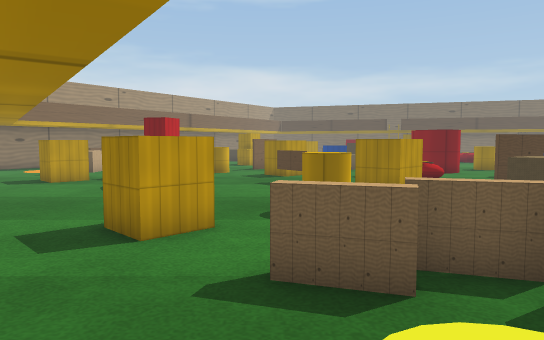
View 1 (above)

24 first-person views from a walk through a 3-D level made in the Unity game engine. The camera is 1.4 m above the floor, tilts 4° down and sees 70° across. The floor is counted in squares, 1 m on a side. Each view is taken from the middle of a square. On the plan, view 1 faces up. The plan holds only what a view shows up to about 16 squares ahead; the rest is blank. The place goes on beyond the plan. The player character is not drawn.

View 2
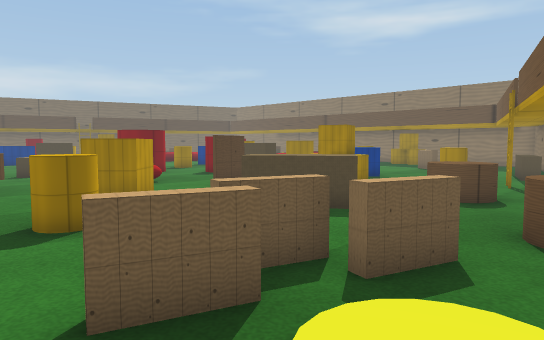

View 3
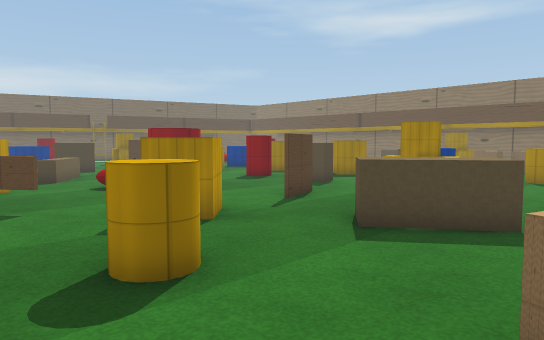

View 4
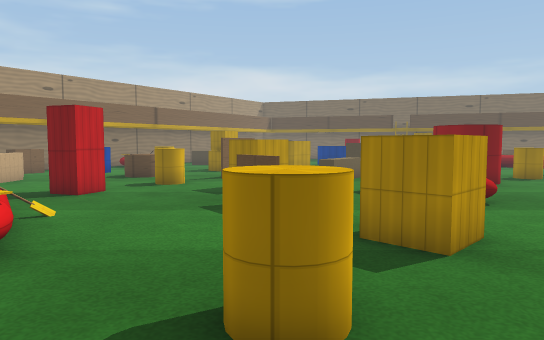

View 5
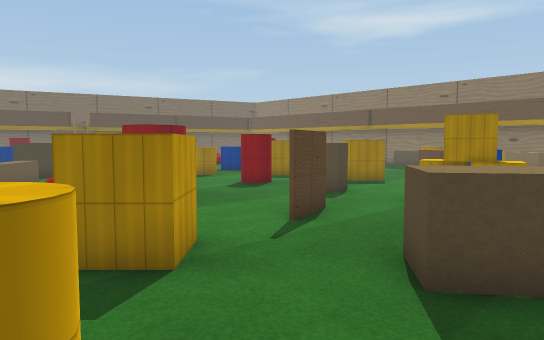

View 6
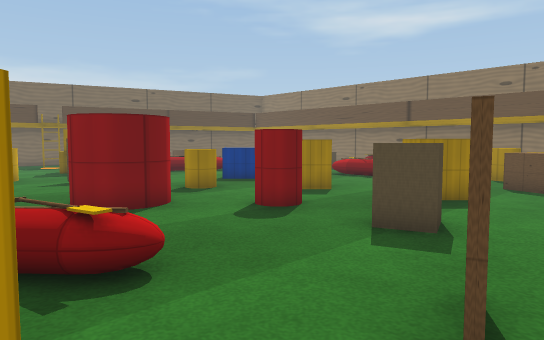

View 7
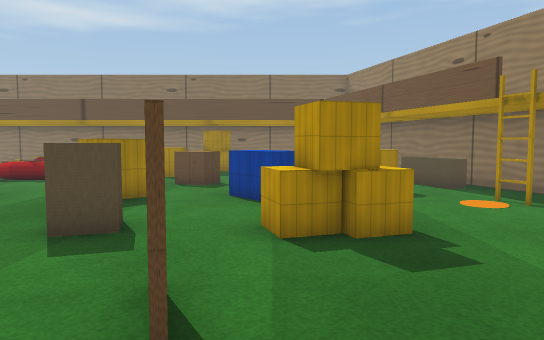

View 8
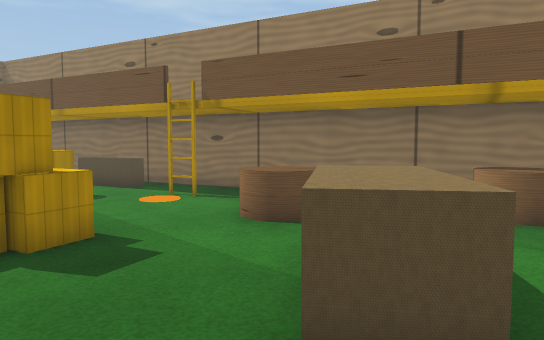

View 9
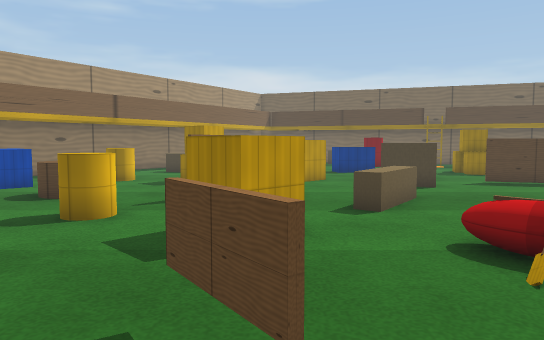

View 10
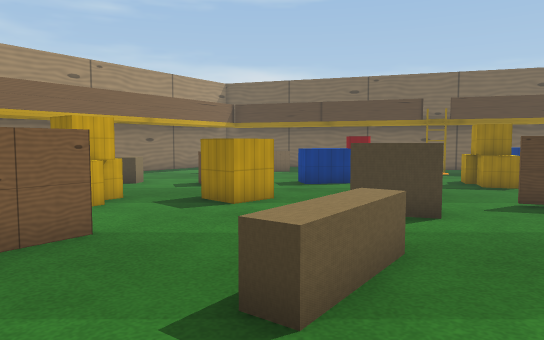

View 11
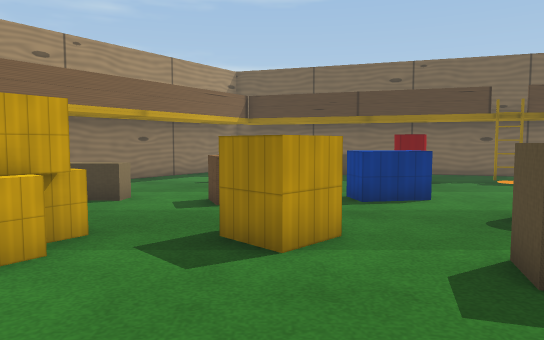

View 12
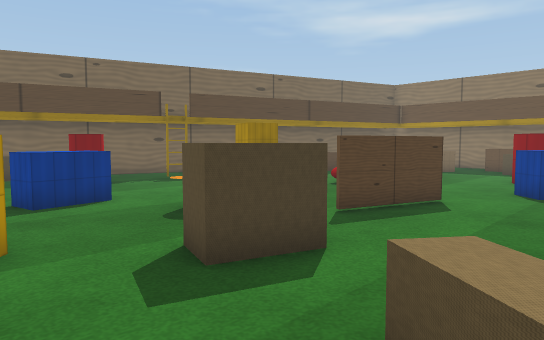

View 13
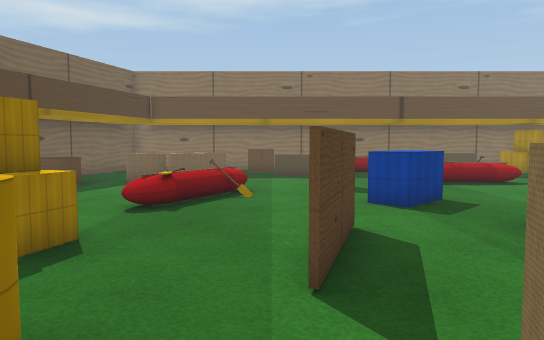

View 14
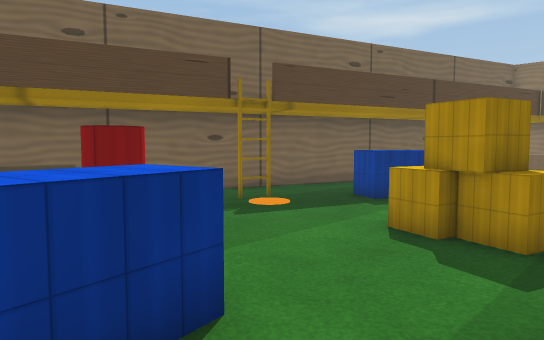

View 15
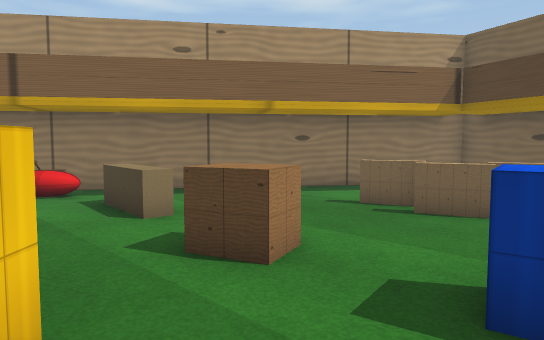

View 16
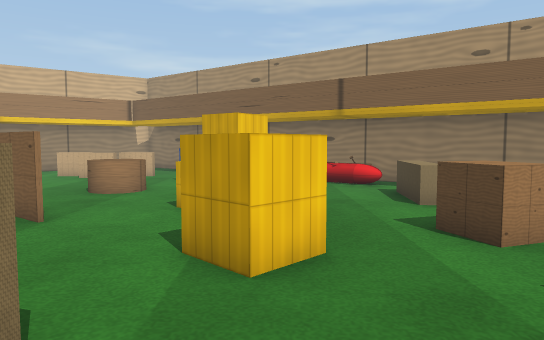

View 17
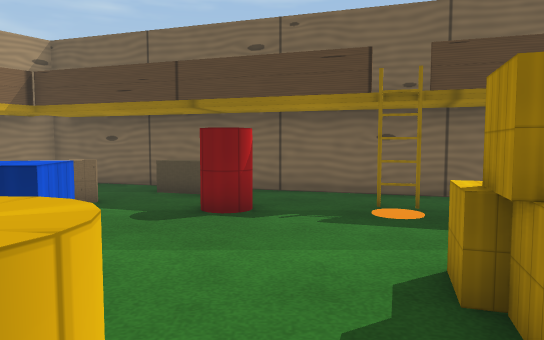

View 18
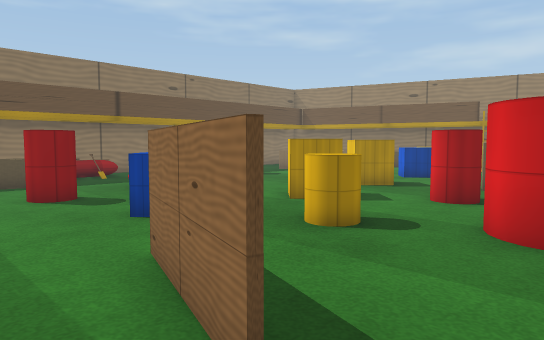

View 19
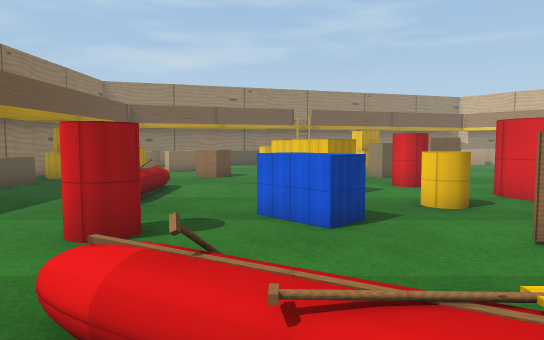

View 20
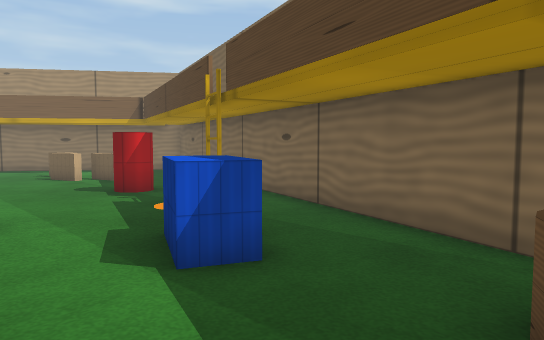

View 21
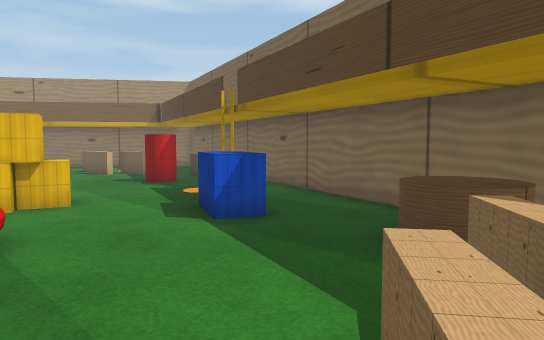

View 22
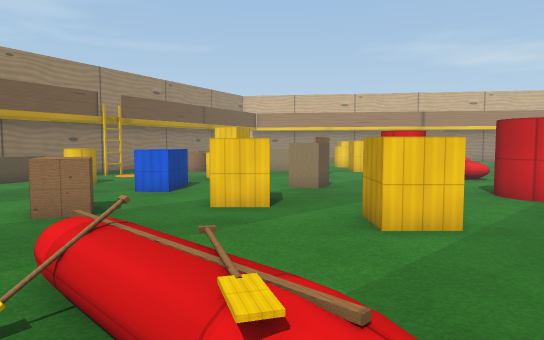

View 23
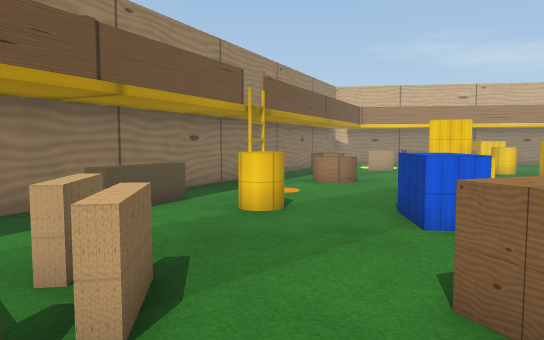

View 24
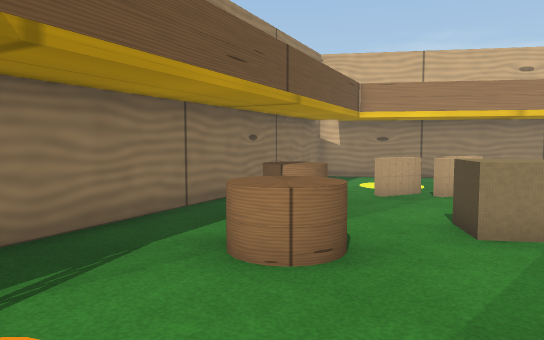

### Floor plan
Points are (right, up) in squares from view 1. A wall is a line through its corners. A room is listed if a view was taken in it or the views show most of it. See-through windows are left out.
Room 1 (view 1)
walls: (-1.2, 0) (-0.1, -1.6); (0.2, -2) (6.2, 0)
low walls: (1.4, 3.4) (-0.1, 3.9); (3.9, 2.6) (2.5, 3.1) (2.5, 3.4); (2.8, 3.8) (1.4, 4.3)
ways out: opening at (0.2, 1.5) to room 2
objects: other object (5, 2) to (6, 2)
Room 2 (views 2, 3, 4, 5, 6, 7, 8, 9, 10, 11, 12, 13, 14, 15, 16, 17, 18, 19, 20, 21, 22, 23, 24)
walls: (8.5, 24.7) (11.5, 23.7); (0.3, 21.9) (-1, 20.2); (11.5, 23.6) (8.5, 24.6); (7.9, 11.2) (6.1, 10.6); (1.1, 12.6) (0.2, 14); (-4.8, 4.9) (-1.2, 0); (6.2, 0) (21.5, 4.9); (-2.1, 36.8) (-9.6, 26.6); (18.7, 34) (6.2, 38.1)
low walls: (4.7, 20.9) (3.2, 18.8) (2.7, 19.2); (3.5, 20.2) (4.2, 21.2); (4.4, 16.3) (4.8, 15.9); (14.9, 26.5) (14.4, 26.7); (14.5, 27.2) (15.6, 26.6); (14.9, 27.5) (16.4, 26.6); (18.2, 17.1) (18.2, 19.9); (19, 17.2) (19, 16.7); (19.1, 17.6) (19.1, 17); (-1.6, 30) (-1.7, 29.3) (-4.2, 29.6); (-8.4, 19.8) (-8.4, 18.2); (1.6, 4.5) (2.9, 4.1); (3, 33.9) (1.5, 33.5); (20.8, 22.9) (21, 23.8); (-5.7, 28.9) (-6.4, 27.9); (-5.9, 29.3) (-6.3, 28.7); (0, 4.2) (1.3, 3.8); (1.4, 34.3) (0, 33.8); (2.5, 3.4) (4, 2.9); (19.1, 9.3) (20, 10.6); (20, 27.4) (19, 28.7); (3.8, 35.5) (3.9, 35.1) (2.5, 34.6); (19.8, 29) (19, 30.2) (19.3, 30.4); (18.9, 7.8) (19.8, 9) (20.1, 8.7); (7, 36.2) (4.6, 37); (21.1, 27.3) (20.8, 27.7); (15.9, 3.9) (15.7, 4.6) (18, 5.3) (18.1, 4.8)
ways out: opening at (0.2, 1.5) to room 1; opening at (1, 35.8); opening at (19, 31); gap at (7, 36.5)
objects: other object (-9, 14) to (-7, 14); other object (-8, 23) to (-7, 24); other object (-5, 16) to (-4, 16); other object (-5, 21) to (-4, 22); other object (-5, 25) to (-4, 26); other object (-4, 12); other object (-3, 6) to (-1, 7); other object (-3, 10); other object (-3, 18) to (-2, 19); other object (-2, 24) to (-1, 24); other object (-2, 25) to (-1, 26); other object (0, 16) to (1, 18); other object (1, 8); other object (1, 25) to (3, 27); other object (1, 29) to (2, 30); other object (2, 10) to (4, 11); other object (4, 29) to (6, 30); other object (5, 6) to (7, 8); other object (5, 15); other object (5, 23) to (6, 24); other object (7, 18) to (9, 20); other object (7, 27); other object (7, 34) to (7, 35); other object (9, 4) to (10, 5); other object (10, 8) to (11, 9); other object (10, 10) to (11, 10); other object (10, 13) to (11, 13); other object (10, 16) to (11, 17); other object (10, 28) to (11, 29); other object (10, 29) to (11, 30); other object (11, 8); other object (11, 20) to (12, 21); other object (11, 34); other object (13, 4); other object (13, 9) to (15, 11); other object (13, 13) to (15, 15); other object (13, 17) to (14, 19); other object (13, 21) to (15, 23); other object (13, 31) to (15, 33); other object (14, 27); other object (15, 7) to (16, 7); other object (15, 26); other object (17, 12) to (18, 13); other object (17, 23) to (18, 24); other object (18, 32); other object (19, 18); other object (19, 19) to (19, 20); other object (20, 14) to (21, 14)

Where each view was taken, in squares from view 1:
view 1: 0 up, 0 right, facing up
view 2: 1 up, 1 left, facing up-right
view 3: 4 up, 1 left, facing up-right
view 4: 5 up, 1 right, facing up
view 5: 6 up, 1 right, facing up-right
view 6: 10 up, 4 right, facing up-right
view 7: 10 up, 4 right, facing right
view 8: 10 up, 4 right, facing down-right
view 9: 11 up, 1 right, facing up
view 10: 16 up, 3 right, facing up
view 11: 20 up, 2 right, facing up
view 12: 20 up, 2 right, facing up-right
view 13: 25 up, 5 right, facing right
view 14: 27 up, 4 right, facing up-right
view 15: 26 up, 5 right, facing up-left
view 16: 26 up, 7 right, facing left
view 17: 26 up, 8 right, facing up
view 18: 26 up, 7 right, facing down-right
view 19: 29 up, 15 right, facing down
view 20: 29 up, 18 right, facing up-left
view 21: 27 up, 20 right, facing up-left
view 22: 21 up, 20 right, facing down-left
view 23: 13 up, 21 right, facing down-left
view 24: 8 up, 13 right, facing down-left
